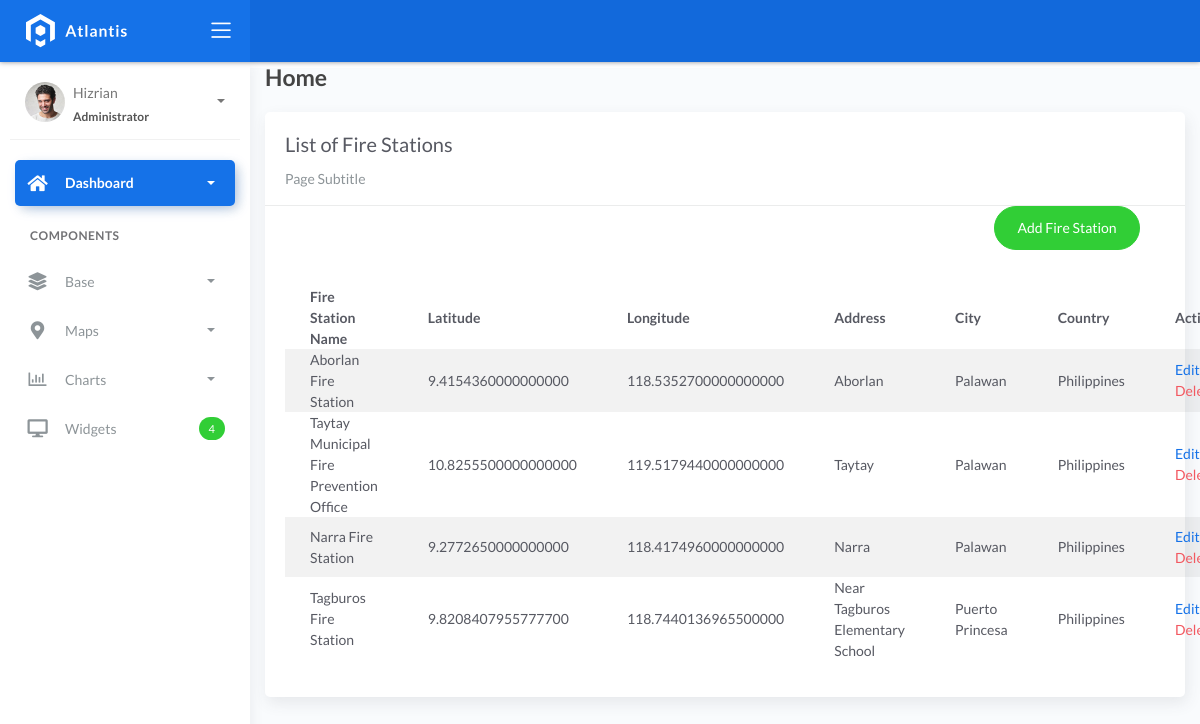
Page /firestation_list on the committed database.
### fire/models.py (models this page shows, shortened)
class BaseModel(models.Model):
    created_at = models.DateTimeField(auto_now_add=True, db_index=True)
    updated_at = models.DateTimeField(auto_now=True)
    class Meta:
        abstract = True

class FireStation(BaseModel):
    name = models.CharField(max_length=150)
    latitude = models.DecimalField(
        max_digits=22, decimal_places=16, null=True, blank=True)
    longitude = models.DecimalField(
        max_digits=22, decimal_places=16, null=True, blank=True)
    address = models.CharField(max_length=150)
    city = models.CharField(max_length=150)  # can be in separate table
    country = models.CharField(max_length=150)  # can be in separate table

### fire/views.py (the view)
# urls.py: path('firestation_list', FireStationtList.as_view(), name='firestation-list'),
class FireStationtList(ListView):
    model = FireStation
    context_object_name = 'firestation'
    template_name = 'firestation_list.html'
    paginate_by = 5

### templates/firestation_list.html (shortened to what this page needs)
{% extends 'base.html' %}{% load static %}{% block content %}
<div class="content">
    <div class="container-fluid">
        <h4 class="page-title">Home</h4>
        <div class="row">
            <div class="col-md-12">
                <div class="card">
                    <div class="card-header">
                        <div class="card-title">List of Fire Stations</div>
                        <div class="card-category">Page Subtitle</div>
                    </div>
                        <div class="col-md-12 row">
                            <div class="col-md-12">
                                <div class="pull-right">
                                    <a href="{% url 'firestation-add' %}" class="btn btn-success btn-rounded"> Add Fire Station</a>
                                </div>
                            </div>
                        </div>
                    <div class="card-body">
                        <table class="table table-striped mt-3">
                            <thead>
                                <tr>
                                    <th scope="col">Fire Station Name</th>
                                    <th scope="col">Latitude</th>
                                    <th scope="col">Longitude</th>
                                    <th scope="col">Address</th>
                                    <th scope="col">City</th>
                                    <th scope="col">Country</th>
                                    <th scope="col">Action</th>
                                </tr>
                            </thead>
                            <tbody>
                                {% for object in object_list %}
                                    <tr>
                                        <td>{{ object.name }}</td>
                                        <td>{{ object.latitude }}</td>
                                        <td>{{ object.longitude }}</td>
                                        <td>{{ object.address }}</td>
                                        <td>{{ object.city }}</td>
                                        <td>{{ object.country }}</td>
                                        <td>
                                            <a href="firestation_list/{{ object.id }}">Edit</a>
                                            <a href="firestation_list/{{ object.id }}/delete" class="text-danger">Delete</a>
                                        </td>
                                    </tr>
                                {% endfor %}
                            </tbody>
                        </table>
                    </div>
                </div>
            </div>
        </div>
    </div>
</div>
{% endblock %}

### rows in the picture
FireStation: name "Aborlan Fire Station", latitude "9.4154360000000000", longitude "118.5352700000000000", address "Aborlan", city "Palawan", country "Philippines"
FireStation: name "Taytay Municipal Fire Prevention Office", latitude "10.8255500000000000", longitude "119.5179440000000000", address "Taytay", city "Palawan", country "Philippines"
FireStation: name "Narra Fire Station", latitude "9.2772650000000000", longitude "118.4174960000000000", address "Narra", city "Palawan", country "Philippines"
FireStation: name "Tagburos Fire Station", latitude "9.8208407955777700", longitude "118.7440136965500000", address "Near Tagburos Elementary School", city "Puerto Princesa", country "Philippines"
